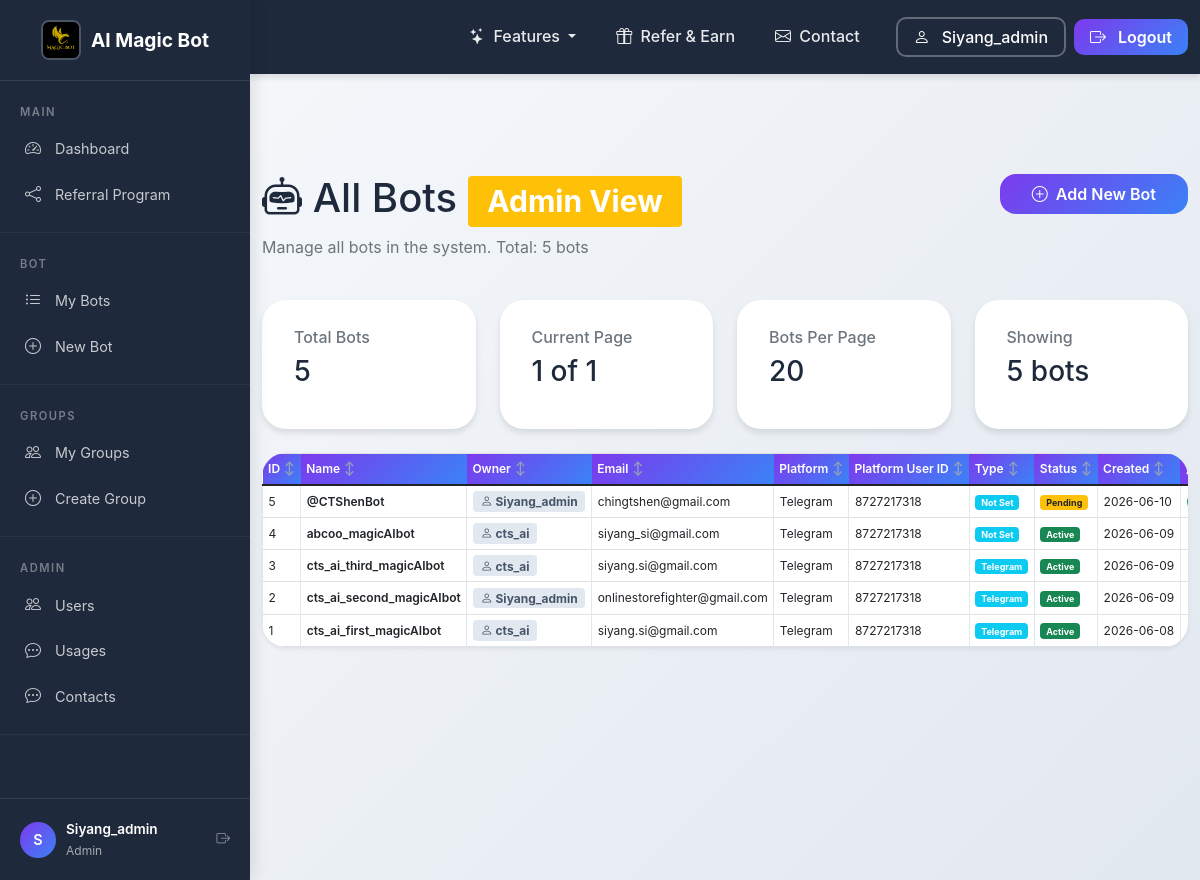
/admin/bots (signed in), run on the app's committed database.
### tables this page shows
CREATE TABLE "users" (id INTEGER PRIMARY KEY AUTOINCREMENT, provider TEXT NOT NULL DEFAULT 'local', provider_id TEXT UNIQUE, username TEXT NOT NULL UNIQUE, email TEXT UNIQUE, password_hash TEXT, referral_credits INTEGER DEFAULT 0, referral_badge TEXT DEFAULT NULL, created_at TIMESTAMP DEFAULT CURRENT_TIMESTAMP, updated_at TIMESTAMP DEFAULT CURRENT_TIMESTAMP, preferred_platform TEXT DEFAULT NULL, platform_user_id TEXT DEFAULT NULL);

CREATE TABLE bots (
            id INTEGER PRIMARY KEY AUTOINCREMENT,
            user_id INTEGER NOT NULL,
            name TEXT NOT NULL,
            email TEXT,
            organization TEXT,
            messaging TEXT,
            token TEXT NOT NULL,
            created_at TIMESTAMP DEFAULT CURRENT_TIMESTAMP,
            updated_at TIMESTAMP DEFAULT CURRENT_TIMESTAMP,
            llm TEXT,
            description TEXT,
            is_active BOOLEAN DEFAULT TRUE,
            online INTEGER DEFAULT 0,
            last_used TIMESTAMP,
            usage_count INTEGER DEFAULT 0,
            config TEXT,
            webhook_url TEXT,
            api_key TEXT,
            tags TEXT,
            file_folder TEXT
            , status TEXT DEFAULT 'active', FOREIGN KEY (user_id) REFERENCES users (id) ON DELETE CASCADE
        );

### app_complete_with_groups.py (the view)
@app.route("/admin/bots")
@admin_required_route
def admin_bots():
    page = request.args.get('page', 1, type=int)
    per_page = 20
    offset = (page - 1) * per_page
    conn = get_db_connection()
    total_bots = conn.execute("SELECT COUNT(*) FROM bots").fetchone()[0]
    bots = conn.execute("""
        SELECT b.*, u.username as owner_username,
               u.preferred_platform as owner_platform,
               u.platform_user_id as owner_platform_user_id
        FROM bots b
        LEFT JOIN users u ON b.user_id = u.id
        ORDER BY b.id DESC
        LIMIT ? OFFSET ?
    """, (per_page, offset)).fetchall()
    conn.close()
    total_pages = (total_bots + per_page - 1) // per_page
    return render_template("admin_bots.html",
                         bots=bots,
                         page=page,
                         total_pages=total_pages,
                         total_bots=total_bots,
                         username=session.get("username"),
                         role=session.get("role", "customer"))

### app_complete_with_groups.py (called while the page is built)
@app.context_processor
def inject_random_background():
    import random
    background_images = [
        '/static/AI_IMG1.jpeg',
        '/static/AI_IMG_2.jpeg',
        '/static/AI_IMG_3.jpeg',
        '/static/AI_IMG_4.jpeg'
    ]
    random_bg = random.choice(background_images)
    return {
        'random_background': random_bg,
        'all_backgrounds': background_images,
        'is_admin': session.get('role') == 'admin'
    }

def admin_required_route(f):
    from functools import wraps
    @wraps(f)
    def decorated_function(*args, **kwargs):
        if session.get('role', 'customer') != 'admin':
            flash("Admin privileges required to access this page.", "error")
            return redirect(url_for('index'))
        return f(*args, **kwargs)
    return decorated_function

    def __call__(self, environ, start_response):
        environ['wsgi.url_scheme'] = 'https'
        return super().__call__(environ, start_response)

### db.py (called while the page is built)
def _sqlite_conn():
    import sqlite3
    db_path = Path(__file__).parent / "users.db"
    conn = sqlite3.connect(str(db_path), timeout=10)
    conn.row_factory = sqlite3.Row
    conn.execute("PRAGMA journal_mode=WAL")
    conn.execute("PRAGMA busy_timeout = 5000")
    conn.execute("PRAGMA synchronous = NORMAL")
    conn.execute("PRAGMA foreign_keys = ON")
    return conn

def get_conn():
    if USE_PG:
        return _pg_conn()
    return _sqlite_conn()

### templates/admin_bots.html (shortened to what this page needs)
<!DOCTYPE html>
<html lang="en">
<head>
    <link href="https://cdn.jsdelivr.net/npm/bootstrap@5.1.3/dist/css/bootstrap.min.css" rel="stylesheet">
    <link rel="stylesheet" href="{{ url_for('static', filename='css/shared.css') }}">
    <link rel="stylesheet" href="https://cdn.jsdelivr.net/npm/bootstrap-icons@1.8.1/font/bootstrap-icons.css">
</head>
<body class="sidebar-layout">
    {% with active_page='admin_bots' %}
    {% include '_sidebar.html' %}
<div class="sidebar-content">
    {% endwith %}
    <div class="container mt-4">
        <div class="row mb-4">
            <div class="col">
                <h1><i class="bi bi-robot"></i> All Bots <span class="badge bg-warning">Admin View</span></h1>
                <p class="text-muted">Manage all bots in the system. Total: {{ total_bots }} bots</p>
            </div>
            <div class="col-auto">
                <a href="/register-bot" class="btn btn-primary">
                    <i class="bi bi-plus-circle"></i> Add New Bot
                </a>
            </div>
        </div>
        <div class="row mb-4">
            <div class="col-md-3">
                <div class="card stats-card">
                    <div class="card-body">
                        <h6 class="card-subtitle mb-2 text-muted">Total Bots</h6>
                        <h3 class="card-title">{{ total_bots }}</h3>
                    </div>
                </div>
            </div>
            <div class="col-md-3">
                <div class="card stats-card">
                    <div class="card-body">
                        <h6 class="card-subtitle mb-2 text-muted">Current Page</h6>
                        <h3 class="card-title">{{ page }} of {{ total_pages }}</h3>
                    </div>
                </div>
            </div>
            <div class="col-md-3">
                <div class="card stats-card">
                    <div class="card-body">
                        <h6 class="card-subtitle mb-2 text-muted">Bots Per Page</h6>
                        <h3 class="card-title">20</h3>
                    </div>
                </div>
            </div>
            <div class="col-md-3">
                <div class="card stats-card">
                    <div class="card-body">
                        <h6 class="card-subtitle mb-2 text-muted">Showing</h6>
                        <h3 class="card-title">{{ bots|length }} bots</h3>
                    </div>
                </div>
            </div>
        </div>
        {% if bots %}
        <div class="card shadow-sm">
            <div class="card-body p-0">
                <div class="table-responsive">
                    <table class="table table-hover table-bordered mb-0 table-responsive-cards">
                        <thead class="table-light">
                            <tr class="table-header-row">
                                <th>ID</th>
                                <th>Name</th>
                                <th>Owner</th>
                                <th>Email</th>
                                <th>Platform</th>
                                <th>Platform User ID</th>
                                <th>Type</th>
                                <th>Status</th>
                                <th>Created</th>
                                <th>Actions</th>
                            </tr>
                        </thead>
                        <tbody>
                            {% for bot in bots %}
                            <tr>
                                <td data-label="ID">{{ bot.id }}</td>
                                <td data-label="Name" class="bot-name-cell">{{ bot.name }}</td>
                                <td data-label="Owner"><span class="badge owner-badge"><i class="bi bi-person"></i> {{ bot.owner_username or 'Unknown' }}</span></td>
                                <td data-label="Email">{{ bot.email or '—' }}</td>
                                <td data-label="Platform">{{ bot.owner_platform or '—' }}</td>
                                <td data-label="Platform User ID">{{ bot.owner_platform_user_id or '—' }}</td>
                                <td data-label="Type"><span class="badge bg-info">{{ bot.messaging|title if bot.messaging else 'N/A' }}</span></td>
                                <td data-label="Status">
                                    {% if bot.status == 'active' %}
                                    <span class="badge bg-success">Active</span>
                                    {% elif bot.status == 'pending' %}
                                    <span class="badge bg-warning text-dark">Pending</span>
                                    {% else %}
                                    <span class="badge bg-secondary">Inactive</span>
                                    {% endif %}
                                </td>
                                <td data-label="Created">{{ bot.created_at[:10] if bot.created_at else '—' }}</td>
                                <td data-label="Actions" class="actions-cell">
                                </td>
                            </tr>
                            {% endfor %}
                        </tbody>
                    </table>
                </div>
            </div>
        </div>
        {% else %}
        <div class="alert alert-info">
            <i class="bi bi-info-circle"></i> No bots found in the system.
        </div>
        {% endif %}
    </div>
</div>
</body>
</html>

### templates/_sidebar.html (shortened to what this page needs)
{% with active_page=active_page|default('') %}
{% include '_navbar.html' %}
{% endwith %}
<div class="sidebar" id="appSidebar">
    <div class="sidebar-brand">
        <a href="{{ url_for('landing') }}">
            <img src="{{ url_for('static', filename='Magic_Bot_AI.png') }}" alt="AI Magic Bot">
            AI Magic Bot
        </a>
    </div>
    <div class="sidebar-section">
        <div class="sidebar-section-title">Main</div>
        <a href="{{ url_for('index') }}" class="sidebar-item {% if active_page == 'dashboard' %}active{% endif %}">
            <i class="bi bi-speedometer2"></i> Dashboard
        </a>
        <a href="{{ url_for('referrer') }}" class="sidebar-item {% if active_page == 'referrer' %}active{% endif %}">
            <i class="bi bi-share"></i> Referral Program
        </a>
    </div>
    <div class="sidebar-section">
        <div class="sidebar-section-title">Bot</div>
        <a href="{{ url_for('my_bots') }}" class="sidebar-item {% if active_page == 'my_bots' %}active{% endif %}">
            <i class="bi bi-list-ul"></i> My Bots
        </a>
        <a href="{{ url_for('register_bot') }}" class="sidebar-item {% if active_page == 'register' %}active{% endif %}">
            <i class="bi bi-plus-circle"></i> New Bot
        </a>
    </div>
    <div class="sidebar-section">
        <div class="sidebar-section-title">Groups</div>
        <a href="/groups" class="sidebar-item">
            <i class="bi bi-people"></i> My Groups
        </a>
        <a href="/groups/create" class="sidebar-item">
            <i class="bi bi-plus-circle"></i> Create Group
        </a>
    </div>
    {% if role == 'admin' %}
    <div class="sidebar-section">
        <div class="sidebar-section-title">Admin</div>
        <a href="{{ url_for('find_users') }}" class="sidebar-item">
            <i class="bi bi-people"></i> Users
        </a>
        <a href="/usage" class="sidebar-item {% if active_page == 'usage' %}active{% endif %}">
            <i class="bi bi-chat-dots"></i> Usages
        </a>
        <a href="/admin/contacts" class="sidebar-item {% if active_page == 'admin_contacts' %}active{% endif %}">
            <i class="bi bi-chat-dots"></i> Contacts
        </a>
    </div>
    {% endif %}
    <div class="sidebar-footer">
        <div class="sidebar-user-info">
            <div class="avatar">
                {{ username[:1].upper() if username else 'U' }}
            </div>
            <div>
                <div class="user-name">{{ username }}</div>
                <div class="user-role">{{ role|title if role else 'User' }}</div>
            </div>
            <a href="{{ url_for('logout') }}" class="ms-auto text-white-50" title="Logout">
                <i class="bi bi-box-arrow-right"></i>
            </a>
        </div>
    </div>
</div>

### templates/_navbar.html (shortened to what this page needs)
<nav class="navbar navbar-expand-lg navbar-dark fixed-top">
    <div class="container">
        <div class="collapse navbar-collapse" id="navbarNav">
            <ul class="navbar-nav ms-auto align-items-center">
                <li class="nav-item dropdown">
                    <a class="nav-link dropdown-toggle" href="#" id="featuresDropdown" role="button" data-bs-toggle="dropdown" aria-expanded="false">
                        <i class="bi bi-stars me-1"></i> Features
                    </a>
                </li>
                <li class="nav-item">
                    <a class="nav-link" href="/referral-program">
                        <i class="bi bi-gift me-1"></i> Refer & Earn
                    </a>
                </li>
                <li class="nav-item">
                    <a class="nav-link" href="/advertisement#contact">
                        <i class="bi bi-envelope me-1"></i> Contact
                    </a>
                </li>
                <li class="nav-item ms-3">
                    <a href="{{ url_for('profile') }}" class="btn btn-outline-light" style="border-radius: 10px; padding: 6px 16px; font-weight: 500; border-width: 2px;">
                        <i class="bi bi-person me-1"></i> {{ username }}
                    </a>
                </li>
                <li class="nav-item ms-2">
                    <a href="{{ url_for('logout') }}" class="btn btn-primary" style="border-radius: 10px; padding: 6px 16px; font-weight: 600;">
                        <i class="bi bi-box-arrow-right me-1"></i> Logout
                    </a>
                </li>
            </ul>
        </div>
    </div>
</nav>
<div style="padding-top: 80px;"></div>

### templates/admin_bots.html (style rules this page uses)
.table-responsive table { font-size: 0.75rem; }
.table-responsive th, .table-responsive td { padding: 0.3rem 0.35rem !important; white-space: nowrap; }
.bot-name-cell { font-weight: 600; }
.owner-badge { background: #e2e8f0; color: #475569; font-size: 0.75rem; }

### data on the page
users: username "Siyang_admin"
bots: id "5", name "@CTShenBot", username "Siyang_admin", email "chingtshen@gmail.com", preferred_platform "Telegram", platform_user_id "8727217318", messaging "Not Set", status "Pending", created_at "2026-06-10"
bots: id "4", name "abcoo_magicAIbot", username "cts_ai", email "siyang_si@gmail.com", preferred_platform "Telegram", platform_user_id "8727217318", messaging "Not Set", status "Active", created_at "2026-06-09"
bots: id "3", name "cts_ai_third_magicAIbot", username "cts_ai", email "siyang.si@gmail.com", preferred_platform "Telegram", platform_user_id "8727217318", messaging "Telegram", status "Active", created_at "2026-06-09"
bots: id "2", name "cts_ai_second_magicAIbot", username "Siyang_admin", email "onlinestorefighter@gmail.com", preferred_platform "Telegram", platform_user_id "8727217318", messaging "Telegram", status "Active", created_at "2026-06-09"
bots: id "1", name "cts_ai_first_magicAIbot", username "cts_ai", email "siyang.si@gmail.com", preferred_platform "Telegram", platform_user_id "8727217318", messaging "Telegram", status "Active", created_at "2026-06-08"

### other printed values
{{ username[:1].upper() if username else 'U' }} "S"
{{ role|title if role else 'User' }} "Admin"
{{ total_bots }} "5"
{{ page }} "1"
{{ total_pages }} "1"
{{ bots|length }} "5"
